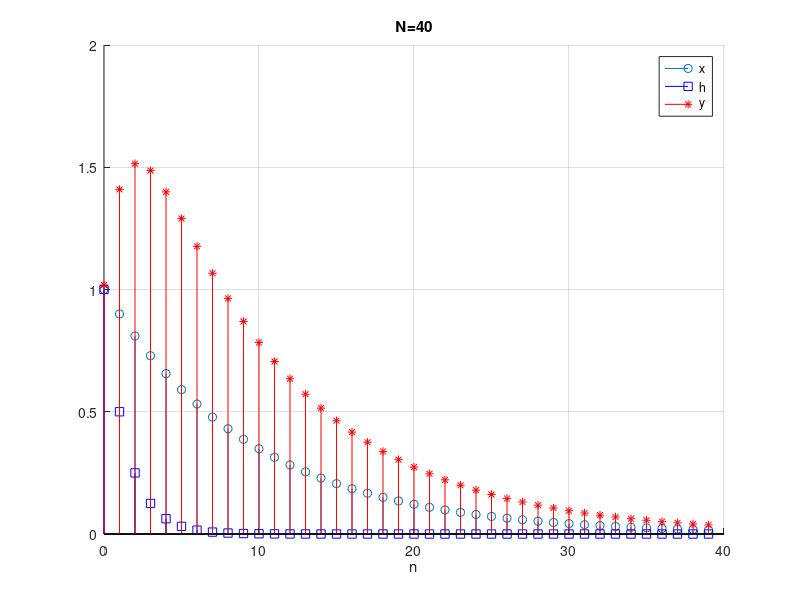
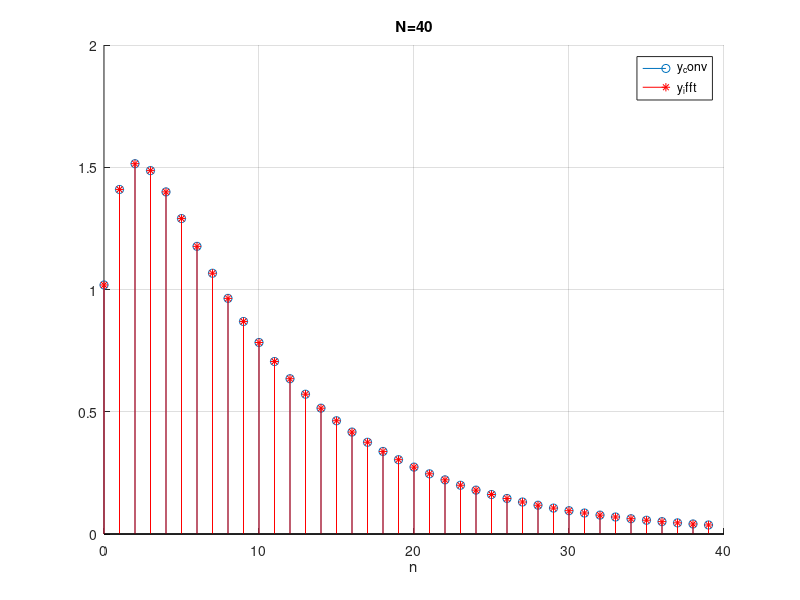
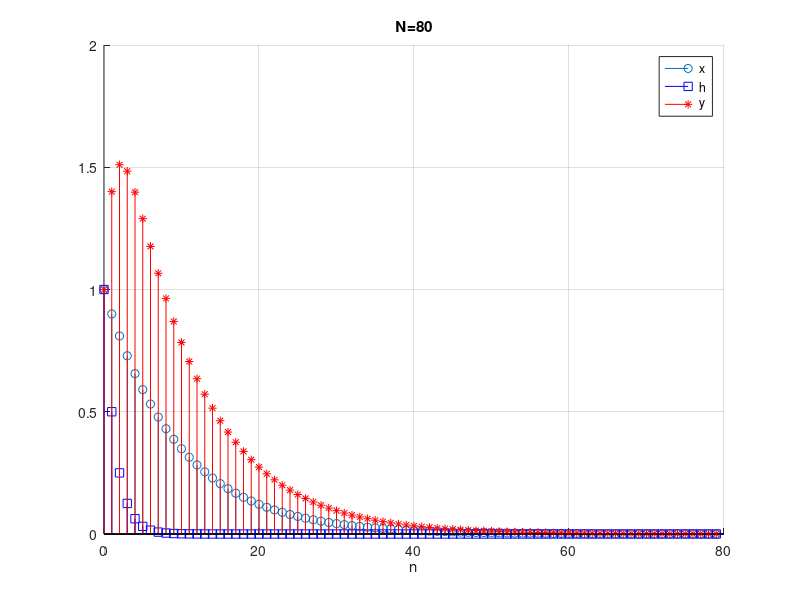
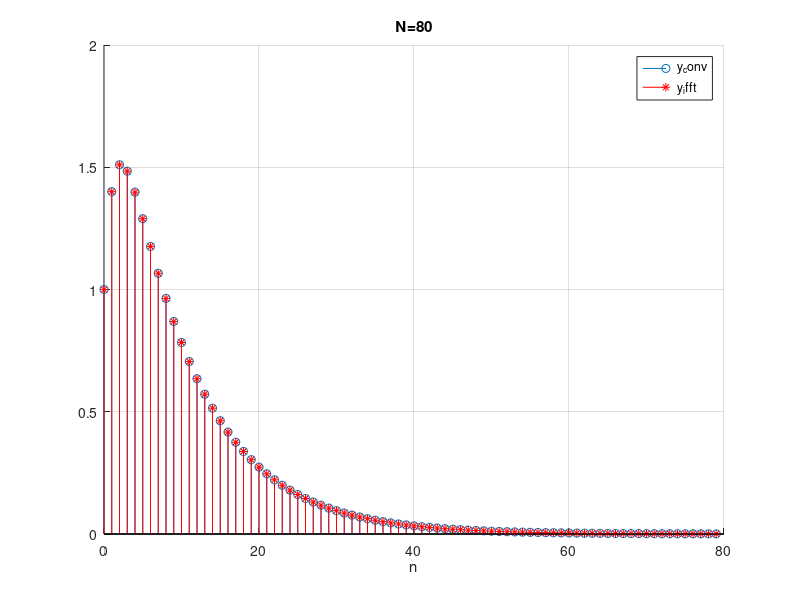

Reproduce these figures in MATLAB, in order.
close('all'); clear; clc;

%% e
N = 40;
n = 0:(N-1);
x = 0.9 .^ n;
h = 0.5 .^ n;
x_h = conv([x x], h);
y = x_h((N+1):2*N);

figure; hold('on');
stem(n, x); stem(n, h, 'bs'); stem(n, y, 'r*');
grid('on'); legend('x', 'h', 'y'); title('N=40'); xlabel('n');


%% g
fft_x = fft(x);
fft_h = fft(h);
fft_y = fft_x .* fft_h;
y_ifft = ifft(fft_y);

figure; hold('on');
stem(n, y); stem(n, y_ifft, 'r*');
grid('on'); legend('y_conv', 'y_ifft'); title('N=40'); xlabel('n');


%% f
N = 80;
n = 0:(N-1);
x = 0.9 .^ n;
h = 0.5 .^ n;
x_h = conv([x x], h);
y = x_h((N+1):2*N);

figure; hold('on');
stem(n, x); stem(n, h, 'bs'); stem(n, y, 'r*');
grid('on'); legend('x', 'h', 'y'); title('N=80'); xlabel('n');


%% h
fft_x = fft(x);
fft_h = fft(h);
fft_y = fft_x .* fft_h;
y_ifft = ifft(fft_y);

figure; hold('on');
stem(n, y); stem(n, y_ifft, 'r*');
grid('on'); legend('y_conv', 'y_ifft'); title('N=80'); xlabel('n');
